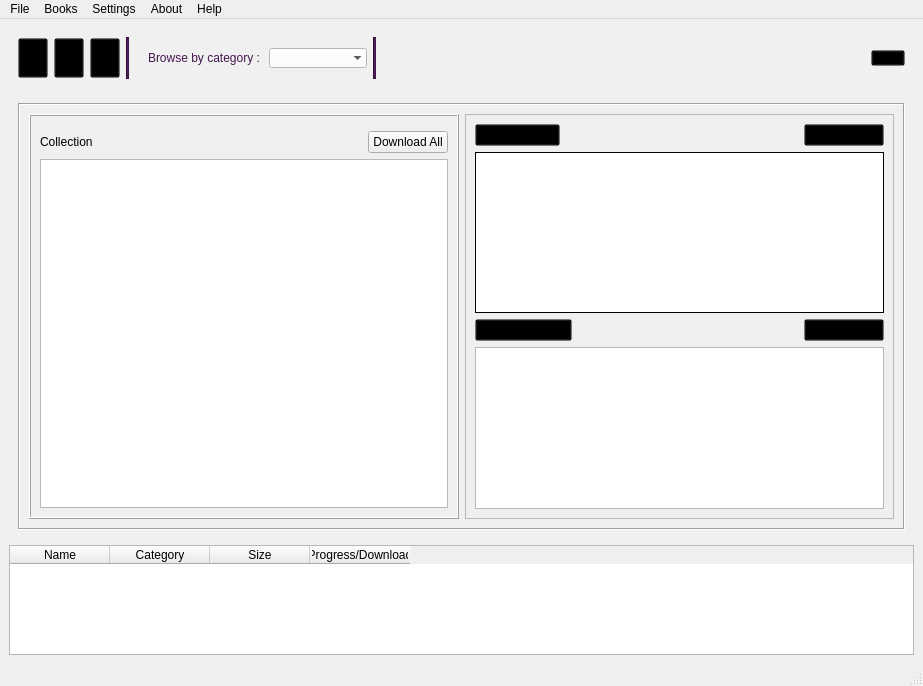
<?xml version="1.0" encoding="UTF-8"?>
<ui version="4.0">
 <class>MainWindow</class>
 <widget class="QMainWindow" name="MainWindow">
  <property name="geometry">
   <rect>
    <x>0</x>
    <y>0</y>
    <width>923</width>
    <height>686</height>
   </rect>
  </property>
  <property name="sizePolicy">
   <sizepolicy hsizetype="Expanding" vsizetype="Expanding">
    <horstretch>0</horstretch>
    <verstretch>0</verstretch>
   </sizepolicy>
  </property>
  <property name="windowTitle">
   <string>MainWindow</string>
  </property>
  <property name="styleSheet">
   <string notr="true"/>
  </property>
  <widget class="QWidget" name="centralwidget">
   <property name="sizePolicy">
    <sizepolicy hsizetype="Expanding" vsizetype="Expanding">
     <horstretch>0</horstretch>
     <verstretch>0</verstretch>
    </sizepolicy>
   </property>
   <layout class="QVBoxLayout" name="verticalLayout_2">
    <item>
     <widget class="QWidget" name="widget" native="true">
      <property name="sizePolicy">
       <sizepolicy hsizetype="Expanding" vsizetype="Expanding">
        <horstretch>0</horstretch>
        <verstretch>0</verstretch>
       </sizepolicy>
      </property>
      <property name="maximumSize">
       <size>
        <width>16777215</width>
        <height>60</height>
       </size>
      </property>
      <property name="styleSheet">
       <string notr="true">background-color:#F0F0F0; </string>
      </property>
      <layout class="QHBoxLayout" name="horizontalLayout_10">
       <item>
        <widget class="QPushButton" name="pushButton_17">
         <property name="maximumSize">
          <size>
           <width>30</width>
           <height>40</height>
          </size>
         </property>
         <property name="styleSheet">
          <string notr="true">background-color:transparent;</string>
         </property>
         <property name="text">
          <string/>
         </property>
         <property name="icon">
          <iconset>
           <normaloff>../images/icons8-search-database-50 (1).png</normaloff>../images/icons8-search-database-50 (1).png</iconset>
         </property>
         <property name="iconSize">
          <size>
           <width>30</width>
           <height>30</height>
          </size>
         </property>
        </widget>
       </item>
       <item>
        <widget class="QPushButton" name="pushButton_16">
         <property name="maximumSize">
          <size>
           <width>30</width>
           <height>40</height>
          </size>
         </property>
         <property name="styleSheet">
          <string notr="true">background-color:transparent;</string>
         </property>
         <property name="text">
          <string/>
         </property>
         <property name="icon">
          <iconset>
           <normaloff>../images/icons8-delete-bin-50 (1).png</normaloff>../images/icons8-delete-bin-50 (1).png</iconset>
         </property>
         <property name="iconSize">
          <size>
           <width>30</width>
           <height>30</height>
          </size>
         </property>
        </widget>
       </item>
       <item>
        <widget class="QPushButton" name="start_download_4">
         <property name="maximumSize">
          <size>
           <width>30</width>
           <height>40</height>
          </size>
         </property>
         <property name="styleSheet">
          <string notr="true">background-color:transparent;</string>
         </property>
         <property name="text">
          <string/>
         </property>
         <property name="icon">
          <iconset>
           <normaloff>../images/icons8-play-50.png</normaloff>../images/icons8-play-50.png</iconset>
         </property>
         <property name="iconSize">
          <size>
           <width>30</width>
           <height>30</height>
          </size>
         </property>
        </widget>
       </item>
       <item>
        <widget class="Line" name="line">
         <property name="styleSheet">
          <string notr="true">background-color:#46174F;</string>
         </property>
         <property name="orientation">
          <enum>Qt::Vertical</enum>
         </property>
        </widget>
       </item>
       <item>
        <widget class="QLabel" name="label_3">
         <property name="styleSheet">
          <string notr="true">margin-left:10px;color:#46174F;</string>
         </property>
         <property name="text">
          <string>Browse by category :</string>
         </property>
        </widget>
       </item>
       <item>
        <widget class="QComboBox" name="comboBox">
         <property name="styleSheet">
          <string notr="true">background-color:white;
width:70px;</string>
         </property>
         <property name="frame">
          <bool>false</bool>
         </property>
        </widget>
       </item>
       <item>
        <widget class="Line" name="line_3">
         <property name="styleSheet">
          <string notr="true">background-color:#46174F;</string>
         </property>
         <property name="orientation">
          <enum>Qt::Vertical</enum>
         </property>
        </widget>
       </item>
       <item>
        <spacer name="horizontalSpacer">
         <property name="orientation">
          <enum>Qt::Horizontal</enum>
         </property>
         <property name="sizeHint" stdset="0">
          <size>
           <width>40</width>
           <height>20</height>
          </size>
         </property>
        </spacer>
       </item>
       <item>
        <widget class="QPushButton" name="pushButton_14">
         <property name="maximumSize">
          <size>
           <width>50</width>
           <height>16777215</height>
          </size>
         </property>
         <property name="styleSheet">
          <string notr="true">margin-left:10px; background-color:transparent;</string>
         </property>
         <property name="text">
          <string/>
         </property>
         <property name="icon">
          <iconset>
           <normaloff>../images/icons8-gear-50.png</normaloff>../images/icons8-gear-50.png</iconset>
         </property>
         <property name="iconSize">
          <size>
           <width>30</width>
           <height>30</height>
          </size>
         </property>
        </widget>
       </item>
      </layout>
     </widget>
    </item>
    <item>
     <widget class="QWidget" name="widget_3" native="true">
      <property name="sizePolicy">
       <sizepolicy hsizetype="Expanding" vsizetype="Expanding">
        <horstretch>0</horstretch>
        <verstretch>0</verstretch>
       </sizepolicy>
      </property>
      <property name="styleSheet">
       <string notr="true"/>
      </property>
      <layout class="QHBoxLayout" name="horizontalLayout_3">
       <item>
        <layout class="QHBoxLayout" name="splitter">
         <item>
          <widget class="QFrame" name="books_2">
           <property name="sizePolicy">
            <sizepolicy hsizetype="Expanding" vsizetype="Expanding">
             <horstretch>0</horstretch>
             <verstretch>0</verstretch>
            </sizepolicy>
           </property>
           <property name="minimumSize">
            <size>
             <width>30</width>
             <height>0</height>
            </size>
           </property>
           <property name="frameShape">
            <enum>QFrame::Box</enum>
           </property>
           <property name="frameShadow">
            <enum>QFrame::Sunken</enum>
           </property>
           <layout class="QHBoxLayout" name="horizontalLayout">
            <item>
             <layout class="QVBoxLayout" name="verticalLayout_27">
              <property name="sizeConstraint">
               <enum>QLayout::SetDefaultConstraint</enum>
              </property>
              <item>
               <widget class="QScrollArea" name="scrollArea_2">
                <property name="maximumSize">
                 <size>
                  <width>16777215</width>
                  <height>16777215</height>
                 </size>
                </property>
                <property name="frameShape">
                 <enum>QFrame::Box</enum>
                </property>
                <property name="frameShadow">
                 <enum>QFrame::Raised</enum>
                </property>
                <property name="widgetResizable">
                 <bool>true</bool>
                </property>
                <widget class="QWidget" name="scrollAreaWidgetContents_4">
                 <property name="geometry">
                  <rect>
                   <x>0</x>
                   <y>0</y>
                   <width>423</width>
                   <height>397</height>
                  </rect>
                 </property>
                 <layout class="QVBoxLayout" name="verticalLayout_28">
                  <item>
                   <widget class="Line" name="line_2">
                    <property name="styleSheet">
                     <string notr="true"/>
                    </property>
                    <property name="lineWidth">
                     <number>2</number>
                    </property>
                    <property name="orientation">
                     <enum>Qt::Vertical</enum>
                    </property>
                   </widget>
                  </item>
                  <item>
                   <layout class="QHBoxLayout" name="horizontalLayout_4">
                    <item>
                     <widget class="QLabel" name="label">
                      <property name="text">
                       <string>Collection</string>
                      </property>
                     </widget>
                    </item>
                    <item alignment="Qt::AlignRight">
                     <widget class="QPushButton" name="pushButton_2">
                      <property name="text">
                       <string>Download All</string>
                      </property>
                     </widget>
                    </item>
                   </layout>
                  </item>
                  <item>
                   <widget class="QListWidget" name="listWidget_2"/>
                  </item>
                 </layout>
                </widget>
               </widget>
              </item>
             </layout>
            </item>
            <item>
             <layout class="QVBoxLayout" name="verticalLayout_3">
              <item>
               <widget class="QScrollArea" name="scrollArea">
                <property name="sizePolicy">
                 <sizepolicy hsizetype="Expanding" vsizetype="Expanding">
                  <horstretch>0</horstretch>
                  <verstretch>0</verstretch>
                 </sizepolicy>
                </property>
                <property name="styleSheet">
                 <string notr="true"/>
                </property>
                <property name="frameShape">
                 <enum>QFrame::StyledPanel</enum>
                </property>
                <property name="frameShadow">
                 <enum>QFrame::Plain</enum>
                </property>
                <property name="lineWidth">
                 <number>1</number>
                </property>
                <property name="verticalScrollBarPolicy">
                 <enum>Qt::ScrollBarAlwaysOff</enum>
                </property>
                <property name="horizontalScrollBarPolicy">
                 <enum>Qt::ScrollBarAlwaysOff</enum>
                </property>
                <property name="widgetResizable">
                 <bool>true</bool>
                </property>
                <widget class="QWidget" name="scrollAreaWidgetContents_3">
                 <property name="geometry">
                  <rect>
                   <x>0</x>
                   <y>0</y>
                   <width>424</width>
                   <height>399</height>
                  </rect>
                 </property>
                 <layout class="QVBoxLayout" name="verticalLayout">
                  <item>
                   <layout class="QHBoxLayout" name="horizontalLayout_11">
                    <item alignment="Qt::AlignLeft">
                     <widget class="QPushButton" name="pushButton_19">
                      <property name="styleSheet">
                       <string notr="true">background-color:transparent;</string>
                      </property>
                      <property name="text">
                       <string>Popular books</string>
                      </property>
                      <property name="icon">
                       <iconset>
                        <normaloff>../images/icons8-read-50 (1).png</normaloff>../images/icons8-read-50 (1).png</iconset>
                      </property>
                      <property name="iconSize">
                       <size>
                        <width>25</width>
                        <height>18</height>
                       </size>
                      </property>
                     </widget>
                    </item>
                    <item alignment="Qt::AlignRight">
                     <widget class="QPushButton" name="slider">
                      <property name="styleSheet">
                       <string notr="true">background-color:transparent;</string>
                      </property>
                      <property name="text">
                       <string>View More</string>
                      </property>
                      <property name="icon">
                       <iconset>
                        <normaloff>../images/icons8-more-50.png</normaloff>../images/icons8-more-50.png</iconset>
                      </property>
                      <property name="iconSize">
                       <size>
                        <width>25</width>
                        <height>18</height>
                       </size>
                      </property>
                     </widget>
                    </item>
                   </layout>
                  </item>
                  <item>
                   <layout class="QHBoxLayout" name="horizontalLayout_6">
                    <item>
                     <widget class="QListWidget" name="listWidget">
                      <property name="styleSheet">
                       <string notr="true">transition: 0.9s;
</string>
                      </property>
                      <property name="frameShape">
                       <enum>QFrame::Box</enum>
                      </property>
                      <property name="frameShadow">
                       <enum>QFrame::Plain</enum>
                      </property>
                      <property name="flow">
                       <enum>QListView::LeftToRight</enum>
                      </property>
                     </widget>
                    </item>
                   </layout>
                  </item>
                  <item>
                   <layout class="QHBoxLayout" name="horizontalLayout_12">
                    <item alignment="Qt::AlignLeft">
                     <widget class="QPushButton" name="pushButton_20">
                      <property name="styleSheet">
                       <string notr="true">background-color:transparent;</string>
                      </property>
                      <property name="text">
                       <string>Searched Books</string>
                      </property>
                      <property name="icon">
                       <iconset>
                        <normaloff>../images/icons8-search-50_line.png</normaloff>../images/icons8-search-50_line.png</iconset>
                      </property>
                      <property name="iconSize">
                       <size>
                        <width>25</width>
                        <height>18</height>
                       </size>
                      </property>
                     </widget>
                    </item>
                    <item alignment="Qt::AlignRight">
                     <widget class="QPushButton" name="slider_2">
                      <property name="styleSheet">
                       <string notr="true">background-color:transparent;</string>
                      </property>
                      <property name="text">
                       <string>View More</string>
                      </property>
                      <property name="icon">
                       <iconset>
                        <normaloff>../images/icons8-more-50.png</normaloff>../images/icons8-more-50.png</iconset>
                      </property>
                      <property name="iconSize">
                       <size>
                        <width>25</width>
                        <height>18</height>
                       </size>
                      </property>
                     </widget>
                    </item>
                   </layout>
                  </item>
                  <item>
                   <layout class="QHBoxLayout" name="horizontalLayout_5">
                    <item>
                     <widget class="QListWidget" name="listWidget_4">
                      <property name="styleSheet">
                       <string notr="true"/>
                      </property>
                      <property name="frameShape">
                       <enum>QFrame::StyledPanel</enum>
                      </property>
                      <property name="frameShadow">
                       <enum>QFrame::Plain</enum>
                      </property>
                      <property name="flow">
                       <enum>QListView::LeftToRight</enum>
                      </property>
                     </widget>
                    </item>
                   </layout>
                  </item>
                 </layout>
                </widget>
               </widget>
              </item>
             </layout>
            </item>
           </layout>
          </widget>
         </item>
        </layout>
       </item>
      </layout>
     </widget>
    </item>
    <item>
     <widget class="QTableWidget" name="tableWidget">
      <property name="maximumSize">
       <size>
        <width>16777215</width>
        <height>110</height>
       </size>
      </property>
      <column>
       <property name="text">
        <string>Name</string>
       </property>
      </column>
      <column>
       <property name="text">
        <string>Category</string>
       </property>
      </column>
      <column>
       <property name="text">
        <string>Size</string>
       </property>
      </column>
      <column>
       <property name="text">
        <string>Progress/Download</string>
       </property>
      </column>
     </widget>
    </item>
   </layout>
  </widget>
  <widget class="QMenuBar" name="menubar">
   <property name="geometry">
    <rect>
     <x>0</x>
     <y>0</y>
     <width>923</width>
     <height>21</height>
    </rect>
   </property>
   <property name="sizePolicy">
    <sizepolicy hsizetype="Expanding" vsizetype="Expanding">
     <horstretch>0</horstretch>
     <verstretch>0</verstretch>
    </sizepolicy>
   </property>
   <widget class="QMenu" name="menufile">
    <property name="title">
     <string>File</string>
    </property>
   </widget>
   <widget class="QMenu" name="menuBooks">
    <property name="title">
     <string>Books</string>
    </property>
   </widget>
   <widget class="QMenu" name="menuSettings">
    <property name="title">
     <string>Settings</string>
    </property>
   </widget>
   <widget class="QMenu" name="menuAbout">
    <property name="title">
     <string>About</string>
    </property>
   </widget>
   <widget class="QMenu" name="menuHelp">
    <property name="title">
     <string>Help</string>
    </property>
   </widget>
   <addaction name="menufile"/>
   <addaction name="menuBooks"/>
   <addaction name="menuSettings"/>
   <addaction name="menuAbout"/>
   <addaction name="menuHelp"/>
  </widget>
  <widget class="QStatusBar" name="statusbar">
   <property name="sizePolicy">
    <sizepolicy hsizetype="Expanding" vsizetype="Expanding">
     <horstretch>0</horstretch>
     <verstretch>0</verstretch>
    </sizepolicy>
   </property>
  </widget>
 </widget>
 <resources/>
 <connections/>
</ui>
